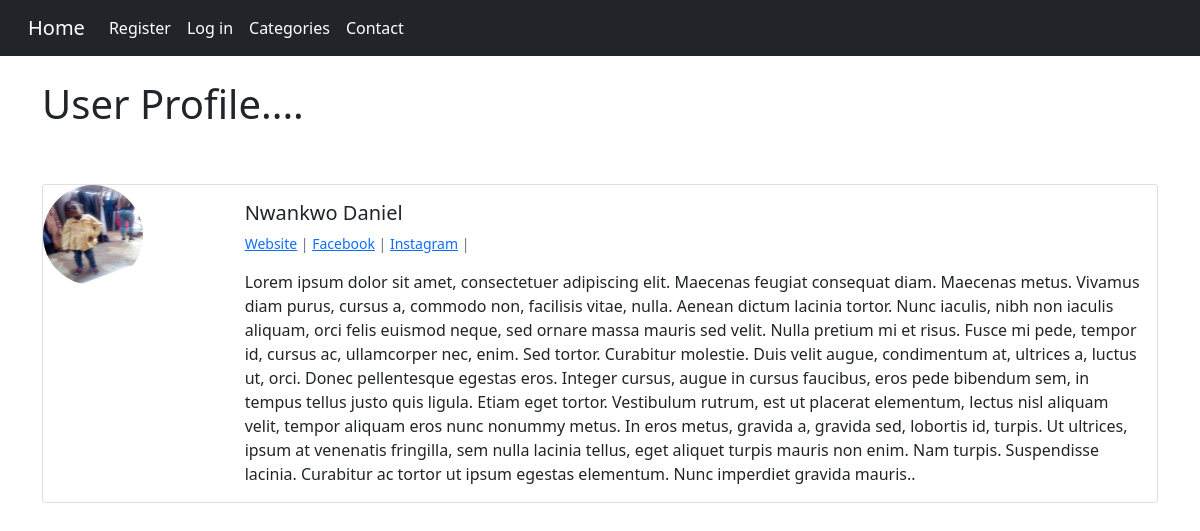
/members/1/profile/, run on the app's committed database.
### news/models.py (models this page shows, shortened)
class Profile(models.Model):
	user = models.OneToOneField(User, null=True, on_delete=models.CASCADE)
	bio = models.TextField()
	profile_pic = models.ImageField(null=True, blank=True, upload_to="images/profile/")
	website_url = models.CharField(max_length=255, blank=True, null=True)
	facebook_url = models.CharField(max_length=255, blank=True, null=True)
	twiter_url = models.CharField(max_length=255, blank=True, null=True)
	instagram_url = models.CharField(max_length=255, blank=True, null=True)
	pinterest_url = models.CharField(max_length=255, blank=True, null=True)

### members/views.py (the view)
# urls.py: path('<int:pk>/profile/', ShowProfilePageView.as_view(), name="show_profile"),
class ShowProfilePageView( generic.DetailView):
	model = Profile
	template_name = 'registration/user_profile.html'
	def get_context_data(self, *args, **kwargs):
		users = Profile.objects.all()
		context = super(ShowProfilePageView, self).get_context_data(*args, **kwargs)
		page_user = get_object_or_404(Profile, id=self.kwargs['pk'])
		context["page_user"] = page_user
		return context

### members/templates/registration/user_profile.html (shortened to what this page needs)
{% extends 'base.html' %}
{% load static %}
{% block content %}
<div class="container">
	<br>
	<h1>User Profile....</h1>
	<br> <br>
	<div class="card mb-3">
  <div class="row g-0">
    <div class="col-md-2">
    {% if page_user.profile_pic %}
      	<img class="rounded-circle" width="100" height="100" src="{{page_user.profile_pic.url}}">
    {% else %}
    	<img class="rounded-circle" width="100" height="100"  src="{% static 'news/images/default_image.jfif' %}">
    {% endif %}
    </div>
        <div class="col-md-10">
      <div class="card-body">
        <h5 class="card-title">{{page_user.user.first_name}}&nbsp;{{page_user.user.last_name}}</h5>
        <p class="small text-muted">
        	{% if page_user.website_url %}
        			<a href="{{page_user.website_url}}">Website</a>  |
        	{% endif %}
        	{% if page_user.facebook_url %}
        			<a href="{{page_user.facebook_url}}">Facebook</a>  |
        	{% endif %}
        	{% if page_user.instagram_url %}
        			<a href="{{page_user.instagram_url}}">Instagram</a>  |
        	{% endif %}
        </p>
        <p class="card-text">{{page_user.bio}}.</p>
      </div>
    </div>
	</div>
</div>
</div>
{% endblock %}

### data on the page
Profile: profile_pic (picture), user.first_name "Nwankwo", user.last_name "Daniel", bio "Lorem ipsum dolor sit amet, consectetuer adipiscing elit. Maecenas feugiat consequat diam. Maecenas metus. Vivamus diam purus, cursus a, commodo non, facilisis vitae, nulla. Aenean dictum lacinia tortor. Nunc iaculis, nibh non iaculis aliquam, orci felis euismod neque, sed ornare massa mauris sed velit. Nulla pretium mi et risus. Fusce mi pede, tempor id, cursus ac, ullamcorper nec, enim. Sed tortor. Curabitur molestie. Duis velit augue, condimentum at, ultrices a, luctus ut, orci. Donec pellentesque egestas eros. Integer cursus, augue in cursus faucibus, eros pede bibendum sem, in tempus tellus justo quis ligula. Etiam eget tortor. Vestibulum rutrum, est ut placerat elementum, lectus nisl…"
